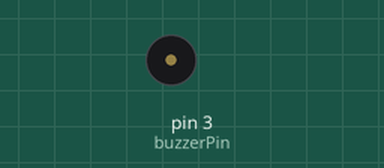
Recording of a sketch running on a simulated Arduino Uno, built with avr-gcc and run on an emulated ATmega328P. Shown: buzzer (waves = sounding, pin HIGH).

Above: at 0.2 s.
Timing chart, 0 to 3.0 s (numbered marks = the images above):
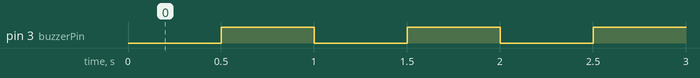

The sketch:

Buzzer.ino
```cpp
int buzzerPin = 3;

void setup() {
  pinMode(buzzerPin, OUTPUT); //Set buzzerPin as output
}

void loop() {
  analogWrite(buzzerPin, LOW); //Beep every 500 milliseconds
  delay(500);
  digitalWrite(buzzerPin, HIGH); //Beep every 500 milliseconds
  delay(500);
}
```

Measured:
- by itself, pin 3 (buzzerPin): alternates HIGH for 0.50 s and LOW for 0.50 s
